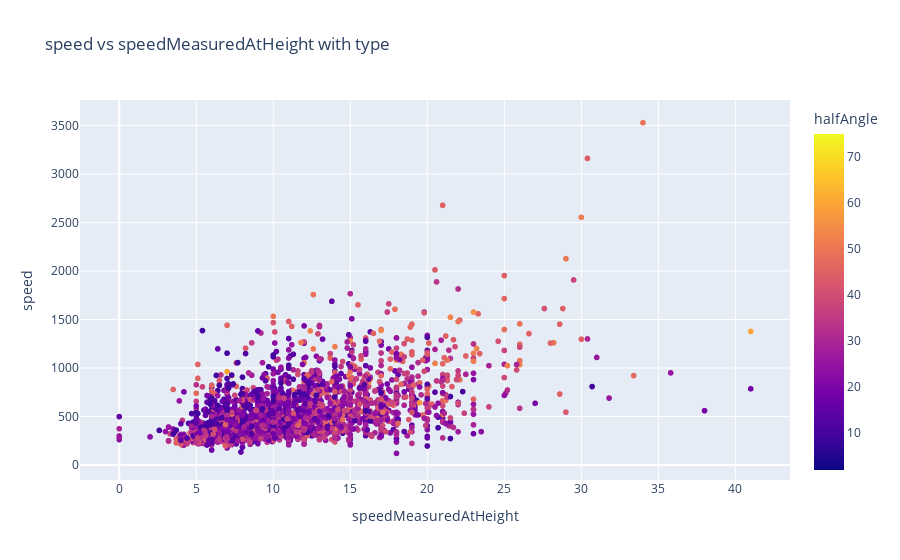

Notebook code cell kept with this figure:
### Markdown cell above
As the types are so clearly distinguished- like speed 0 - 500 is type S,
the types must have some relationship with the speed

### Code cell
px.scatter(df, x='speedMeasuredAtHeight', y='speed', color='halfAngle', title='speed vs speedMeasuredAtHeight with type')

### Figure 1 — Plotly figure (JSON) as saved in the notebook; plotly's stock layout.template omitted (floating-point values rounded to 4 significant figures; data arrays with more than 128 entries replaced by an {"elided": "..."} marker saying what was removed)
{"data": [{"hovertemplate": "speedMeasuredAtHeight=%{x}<br>speed=%{y}<br>halfAngle=%{marker.color}<extra></extra>", "legendgroup": "", "marker": {"color": {"elided": "5583 float values"}, "coloraxis": "coloraxis", "symbol": "circle"}, "mode": "markers", "name": "", "showlegend": false, "type": "scattergl", "x": {"elided": "5583 float values"}, "xaxis": "x", "y": {"elided": "5583 float values"}, "yaxis": "y"}], "layout": {"coloraxis": {"colorbar": {"title": {"text": "halfAngle"}}, "colorscale": [[0, "#0d0887"], [0.1111, "#46039f"], [0.2222, "#7201a8"], [0.3333, "#9c179e"], [0.4444, "#bd3786"], [0.5556, "#d8576b"], [0.6667, "#ed7953"], [0.7778, "#fb9f3a"], [0.8889, "#fdca26"], [1, "#f0f921"]]}, "legend": {"tracegroupgap": 0}, "title": {"text": "speed vs speedMeasuredAtHeight with type"}, "xaxis": {"anchor": "y", "domain": [0, 1], "title": {"text": "speedMeasuredAtHeight"}}, "yaxis": {"anchor": "x", "domain": [0, 1], "title": {"text": "speed"}}}}
